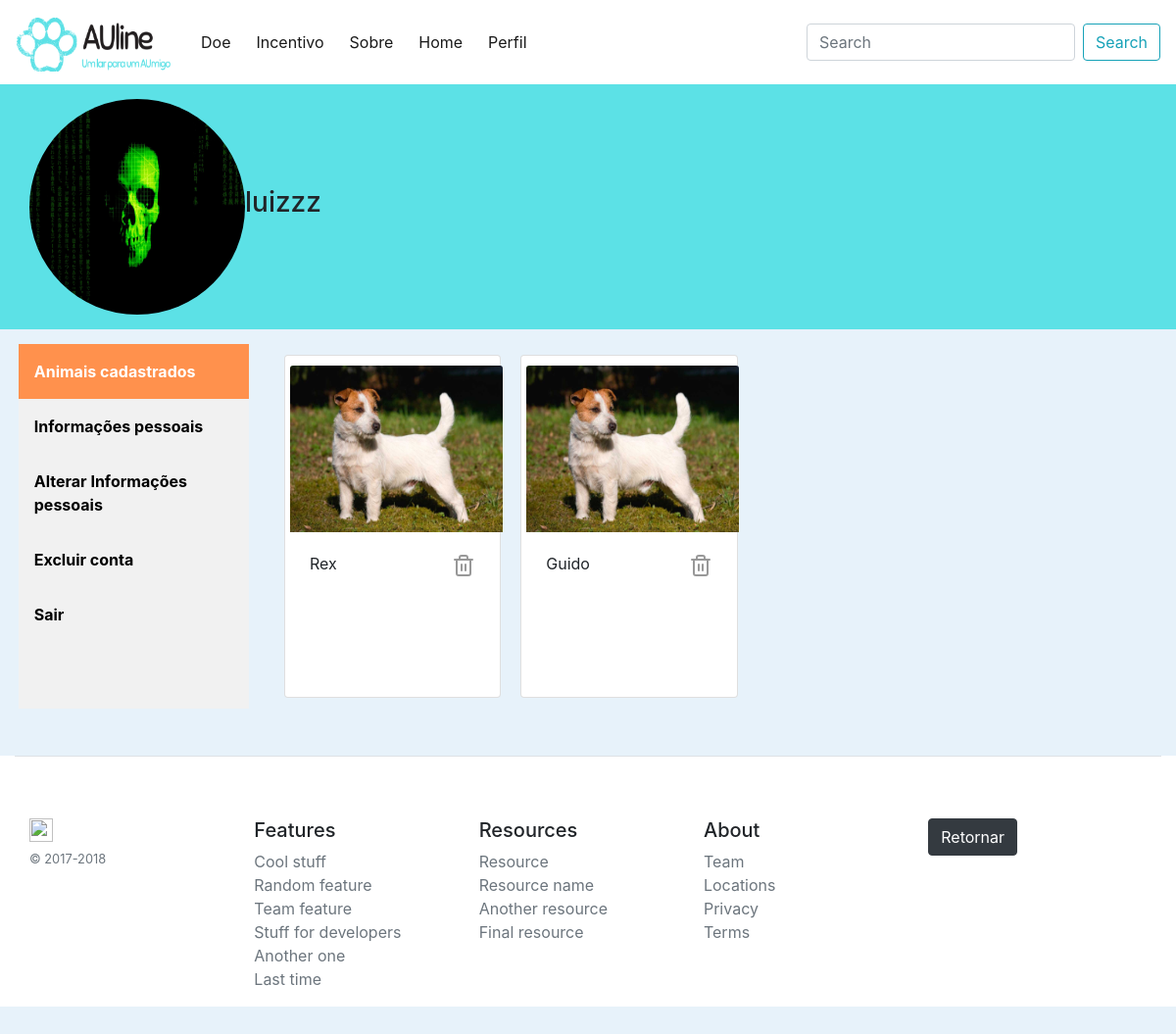
Screenshot of /perfil/animais (signed in) with the database file from the repository.
### users/models.py (models this page shows, shortened)
class Perfil(models.Model):
    user = models.OneToOneField(User, on_delete=models.CASCADE)
    data_de_nascimento = models.DateField('Data de nascimento', max_length=10)
    telefone = models.CharField('Telefone para contato', max_length=15)
    foto = models.ImageField('Foto de Perfil', upload_to='perfil', default='perfil/unknow.png')
    estado_usuario = models.CharField('Estado', max_length=50)
    cidade_usuario = models.CharField('Cidade', max_length=50, blank=True)
    rua_usuario = models.CharField('Rua', max_length=70, blank=True)

### publicacoes/models.py (models this page shows, shortened)
class Animal(models.Model):
    ESTADOS = (
        ('P', 'Perdido'),
        ('PA', 'Para Adoção'),
        ('E', 'Encontrado'),
    )
    SEXO = (
        ('F', 'Fêmea'),
        ('M', 'Macho'),
    )
    PORTE = (
        ('PE', 'Pequeno'),
        ('ME', 'Médio'),
        ('GR', 'Grande'),
    )
    nome = models.CharField('Nome', max_length=50)
    caracteristicas = models.TextField('Caracaterísticas')
    data_pub = models.DateTimeField('Data de Publicação', auto_now=True)
    imagem = models.ImageField('Imagem', upload_to='posts')
    categoria = models.CharField('Categoria', max_length=15, choices=ESTADOS, blank=True)
    sexo = models.CharField('Sexo', max_length=8, choices=SEXO, blank=True)
    porte = models.CharField('Porte', max_length=8, choices=PORTE, blank=True)
    usuario = models.ForeignKey(User, on_delete=models.CASCADE)
    vacinado = models.BooleanField('Vacinado', blank=True)
    vermifugado = models.BooleanField('Vermifugado', blank=True)
    castrado = models.BooleanField('Castrado', blank=True)
    estado = models.CharField('Estado', max_length=50)
    cidade = models.CharField('Cidade', max_length=50)
    rua = models.CharField('Rua', max_length=70)
    class Meta:
        ordering = ('-data_pub', )

### perfis/views.py (the view)
# urls.py: path('animais', perfil, name='animais'),
@login_required
def perfil(request):
    animais = Animal.objects.filter(usuario=request.user.id)
    usuario = User.objects.get(id=request.user.id)
    perfil_usuario = Perfil.objects.filter(user=request.user.id).first
    contexto = {
        'animais':animais,
        'usuario':usuario,
        'perfil_usuario':perfil_usuario,
    }
    return render(request, 'perfil.html', contexto)

### templates/perfil.html (shortened to what this page needs)
{% extends 'base.html' %}
{% load static %}
{% block conteudo %}
    <div class="profilebar">
        <img src="../media/{{perfil_usuario.foto}}" alt="{{usuario.username}}" class="img-profile">
        <h3>{{usuario.username}}</h3>
    </div>
    <div class="content">
        <div class="row">
            <div class="sidebar">
            <a class="active" href="{% url 'animais'%}">Animais cadastrados</a>
            <a href="{% url 'informacoes-pessoais'%}">Informações pessoais</a>
            <a href="{% url 'alterar-informacoes' usuario.id %}">Alterar Informações pessoais</a>
            <a href="{% url 'excluir-conta' usuario.id %}">Excluir conta</a>
            <a href="{% url 'logout' %}">Sair</a>
          </div>
          <div class="content-profile">
                {% for animal in animais %}
                    <div class="card col-sm-3">
                        <img class="card-img-top img-profile-animal"
                        src="../media/{{animal.imagem}}" alt="{{animal.nome}}">
                        <div class="card-body">
                            <div class="card-body-top">
                                <p>{{animal.nome}}</p>
                                <a href="{% url 'excluir-animal' animal.id %}" class="trash">
                                    <img src="{% static 'imagens/trash-2.svg' %}" alt="apagar">
                                </a>
                            </div>
                        </div>
                    </div>
                {% endfor %}
          </div>
        </div>
    </div>
{% endblock conteudo %}

### static/css/style.css (style rules this page uses)
body { background-color: #E7F2FA; }
* { margin:0; padding: 0; box-sizing: border-box }
.card { margin: 10px; padding: 5px; height: 350px; max-width: 272px; }
.card .card-body .card-body-top { display: flex; flex-direction: row; justify-content: space-between; height: 25px; }
.card .card-body .card-body-top .trash { opacity: 0.4; }
.card-img-top { margin-top: 5px; width: 260px; height: 180px; }
.profilebar { background-color: #5ce1e6; width: 100%; height: 250px; display: flex; justify-content: start; align-items: center; }
.img-profile { border-radius: 200px; height: 220px; width: 220px; margin-left: 30px; }
.sidebar { margin: 0; padding: 0; width: 20%; background-color: #f1f1f1; height: 100%; overflow: auto; }
.sidebar a { display: block; color: black; padding: 16px; text-decoration: none; font-weight: 700; }
.sidebar a.active { background-color: #ff914d; color: white; }
div.content-profile { margin-left: 10px; padding: 1px 16px; width: 78%; display: flex; flex-direction: row; flex-wrap: wrap; }
.content { width: 100%; display:flex; justify-content: center; }
.row { margin: 0; justify-content: center; margin-top: 15px; width: 98%; }
.img-profile-animal { width: 217px; height: 170px; }

### rows the page displays
Perfil: foto (picture)
Animal: imagem (picture), nome "Rex"
Animal: imagem (picture), nome "Guido"

### other values shown
{{ usuario.username }} "luizzz"
